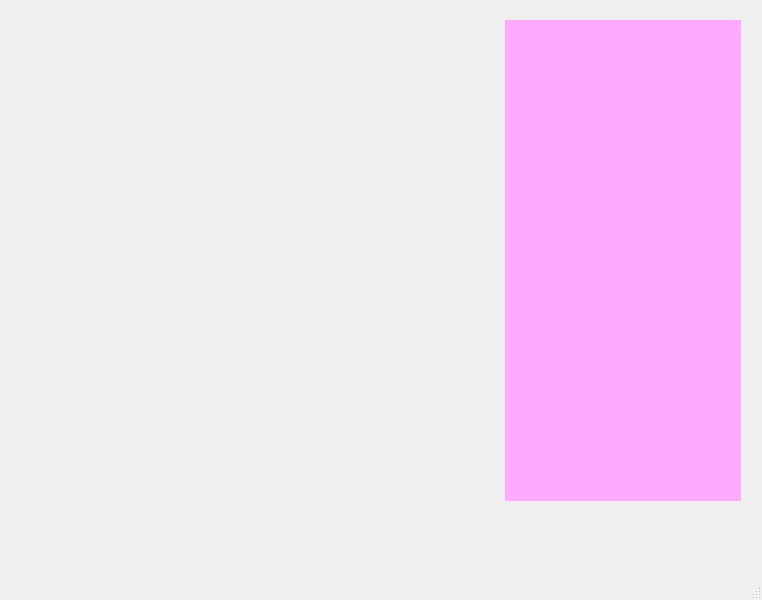
<?xml version="1.0" encoding="UTF-8"?>
<ui version="4.0">
 <class>QTBankWindow</class>
 <widget class="QMainWindow" name="QTBankWindow">
  <property name="geometry">
   <rect>
    <x>0</x>
    <y>0</y>
    <width>762</width>
    <height>600</height>
   </rect>
  </property>
  <property name="windowTitle">
   <string>QTBankWindow</string>
  </property>
  <widget class="QWidget" name="centralwidget">
   <widget class="QWidget" name="layoutWidget">
    <property name="geometry">
     <rect>
      <x>20</x>
      <y>20</y>
      <width>721</width>
      <height>481</height>
     </rect>
    </property>
    <layout class="QHBoxLayout" name="horizontalLayout">
     <item>
      <widget class="QWidget" name="widget_2" native="true"/>
     </item>
     <item>
      <widget class="QWidget" name="widget_3" native="true">
       <property name="font">
        <font>
         <pointsize>9</pointsize>
        </font>
       </property>
       <property name="cursor">
        <cursorShape>ArrowCursor</cursorShape>
       </property>
       <property name="autoFillBackground">
        <bool>false</bool>
       </property>
      </widget>
     </item>
     <item>
      <widget class="QWidget" name="widget" native="true">
       <property name="baseSize">
        <size>
         <width>200</width>
         <height>200</height>
        </size>
       </property>
       <property name="palette">
        <palette>
         <active>
          <colorrole role="Button">
           <brush brushstyle="SolidPattern">
            <color alpha="255">
             <red>48</red>
             <green>31</green>
             <blue>240</blue>
            </color>
           </brush>
          </colorrole>
          <colorrole role="Light">
           <brush brushstyle="SolidPattern">
            <color alpha="255">
             <red>85</red>
             <green>0</green>
             <blue>255</blue>
            </color>
           </brush>
          </colorrole>
          <colorrole role="Midlight">
           <brush brushstyle="SolidPattern">
            <color alpha="255">
             <red>170</red>
             <green>85</green>
             <blue>0</blue>
            </color>
           </brush>
          </colorrole>
          <colorrole role="BrightText">
           <brush brushstyle="SolidPattern">
            <color alpha="255">
             <red>163</red>
             <green>160</green>
             <blue>255</blue>
            </color>
           </brush>
          </colorrole>
          <colorrole role="Base">
           <brush brushstyle="SolidPattern">
            <color alpha="255">
             <red>170</red>
             <green>0</green>
             <blue>0</blue>
            </color>
           </brush>
          </colorrole>
          <colorrole role="Window">
           <brush brushstyle="SolidPattern">
            <color alpha="255">
             <red>255</red>
             <green>170</green>
             <blue>255</blue>
            </color>
           </brush>
          </colorrole>
          <colorrole role="HighlightedText">
           <brush brushstyle="SolidPattern">
            <color alpha="255">
             <red>255</red>
             <green>0</green>
             <blue>127</blue>
            </color>
           </brush>
          </colorrole>
          <colorrole role="AlternateBase">
           <brush brushstyle="SolidPattern">
            <color alpha="255">
             <red>255</red>
             <green>170</green>
             <blue>127</blue>
            </color>
           </brush>
          </colorrole>
         </active>
         <inactive>
          <colorrole role="Button">
           <brush brushstyle="SolidPattern">
            <color alpha="255">
             <red>48</red>
             <green>31</green>
             <blue>240</blue>
            </color>
           </brush>
          </colorrole>
          <colorrole role="Light">
           <brush brushstyle="SolidPattern">
            <color alpha="255">
             <red>85</red>
             <green>0</green>
             <blue>255</blue>
            </color>
           </brush>
          </colorrole>
          <colorrole role="Midlight">
           <brush brushstyle="SolidPattern">
            <color alpha="255">
             <red>170</red>
             <green>85</green>
             <blue>0</blue>
            </color>
           </brush>
          </colorrole>
          <colorrole role="BrightText">
           <brush brushstyle="SolidPattern">
            <color alpha="255">
             <red>163</red>
             <green>160</green>
             <blue>255</blue>
            </color>
           </brush>
          </colorrole>
          <colorrole role="Base">
           <brush brushstyle="SolidPattern">
            <color alpha="255">
             <red>170</red>
             <green>0</green>
             <blue>0</blue>
            </color>
           </brush>
          </colorrole>
          <colorrole role="Window">
           <brush brushstyle="SolidPattern">
            <color alpha="255">
             <red>255</red>
             <green>170</green>
             <blue>255</blue>
            </color>
           </brush>
          </colorrole>
          <colorrole role="HighlightedText">
           <brush brushstyle="SolidPattern">
            <color alpha="255">
             <red>255</red>
             <green>0</green>
             <blue>127</blue>
            </color>
           </brush>
          </colorrole>
          <colorrole role="AlternateBase">
           <brush brushstyle="SolidPattern">
            <color alpha="255">
             <red>255</red>
             <green>170</green>
             <blue>127</blue>
            </color>
           </brush>
          </colorrole>
         </inactive>
         <disabled>
          <colorrole role="Button">
           <brush brushstyle="SolidPattern">
            <color alpha="255">
             <red>48</red>
             <green>31</green>
             <blue>240</blue>
            </color>
           </brush>
          </colorrole>
          <colorrole role="Light">
           <brush brushstyle="SolidPattern">
            <color alpha="255">
             <red>85</red>
             <green>0</green>
             <blue>255</blue>
            </color>
           </brush>
          </colorrole>
          <colorrole role="Midlight">
           <brush brushstyle="SolidPattern">
            <color alpha="255">
             <red>170</red>
             <green>85</green>
             <blue>0</blue>
            </color>
           </brush>
          </colorrole>
          <colorrole role="BrightText">
           <brush brushstyle="SolidPattern">
            <color alpha="255">
             <red>163</red>
             <green>160</green>
             <blue>255</blue>
            </color>
           </brush>
          </colorrole>
          <colorrole role="Base">
           <brush brushstyle="SolidPattern">
            <color alpha="255">
             <red>255</red>
             <green>170</green>
             <blue>255</blue>
            </color>
           </brush>
          </colorrole>
          <colorrole role="Window">
           <brush brushstyle="SolidPattern">
            <color alpha="255">
             <red>255</red>
             <green>170</green>
             <blue>255</blue>
            </color>
           </brush>
          </colorrole>
          <colorrole role="HighlightedText">
           <brush brushstyle="SolidPattern">
            <color alpha="255">
             <red>255</red>
             <green>0</green>
             <blue>127</blue>
            </color>
           </brush>
          </colorrole>
          <colorrole role="AlternateBase">
           <brush brushstyle="SolidPattern">
            <color alpha="255">
             <red>255</red>
             <green>170</green>
             <blue>127</blue>
            </color>
           </brush>
          </colorrole>
         </disabled>
        </palette>
       </property>
       <property name="font">
        <font>
         <pointsize>9</pointsize>
         <bold>true</bold>
        </font>
       </property>
       <property name="cursor">
        <cursorShape>ArrowCursor</cursorShape>
       </property>
       <property name="autoFillBackground">
        <bool>true</bool>
       </property>
       <property name="styleSheet">
        <string notr="true">blue
</string>
       </property>
      </widget>
     </item>
    </layout>
   </widget>
  </widget>
  <widget class="QMenuBar" name="menubar">
   <property name="geometry">
    <rect>
     <x>0</x>
     <y>0</y>
     <width>762</width>
     <height>22</height>
    </rect>
   </property>
  </widget>
  <widget class="QStatusBar" name="statusbar"/>
 </widget>
 <resources/>
 <connections/>
</ui>
